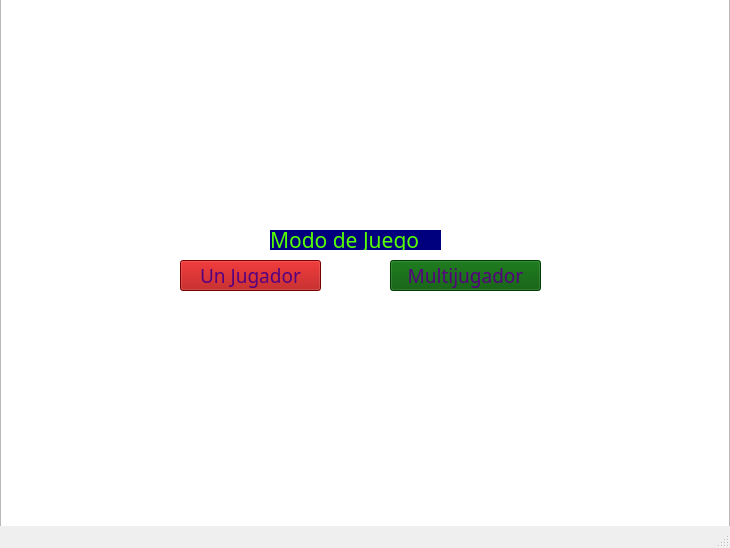
<?xml version="1.0" encoding="UTF-8"?>
<ui version="4.0">
 <class>ModoJuego</class>
 <widget class="QMainWindow" name="ModoJuego">
  <property name="windowModality">
   <enum>Qt::ApplicationModal</enum>
  </property>
  <property name="geometry">
   <rect>
    <x>0</x>
    <y>0</y>
    <width>730</width>
    <height>548</height>
   </rect>
  </property>
  <property name="windowTitle">
   <string>Harry Potter</string>
  </property>
  <widget class="QWidget" name="centralwidget">
   <widget class="QGraphicsView" name="graphicsView">
    <property name="geometry">
     <rect>
      <x>0</x>
      <y>-20</y>
      <width>730</width>
      <height>548</height>
     </rect>
    </property>
   </widget>
   <widget class="QPushButton" name="pushButton">
    <property name="geometry">
     <rect>
      <x>180</x>
      <y>260</y>
      <width>141</width>
      <height>31</height>
     </rect>
    </property>
    <property name="font">
     <font>
      <family>Segoe Script</family>
      <pointsize>14</pointsize>
     </font>
    </property>
    <property name="styleSheet">
     <string notr="true">color: rgb(85, 0, 127);
background-color: rgb(170, 0, 0);</string>
    </property>
    <property name="text">
     <string>Un Jugador</string>
    </property>
   </widget>
   <widget class="QPushButton" name="pushButton_2">
    <property name="geometry">
     <rect>
      <x>390</x>
      <y>260</y>
      <width>151</width>
      <height>31</height>
     </rect>
    </property>
    <property name="font">
     <font>
      <family>Segoe Script</family>
      <pointsize>14</pointsize>
     </font>
    </property>
    <property name="styleSheet">
     <string notr="true">color: rgb(85, 0, 127);
background-color: rgb(0, 85, 0);</string>
    </property>
    <property name="text">
     <string>Multijugador</string>
    </property>
   </widget>
   <widget class="QLabel" name="label">
    <property name="geometry">
     <rect>
      <x>270</x>
      <y>230</y>
      <width>171</width>
      <height>20</height>
     </rect>
    </property>
    <property name="font">
     <font>
      <family>Copperplate Gothic Bold</family>
      <pointsize>16</pointsize>
     </font>
    </property>
    <property name="styleSheet">
     <string notr="true">color: rgb(85, 255, 0);
background-color: rgb(0, 0, 127);</string>
    </property>
    <property name="text">
     <string>Modo de Juego</string>
    </property>
   </widget>
  </widget>
  <widget class="QMenuBar" name="menubar">
   <property name="geometry">
    <rect>
     <x>0</x>
     <y>0</y>
     <width>730</width>
     <height>21</height>
    </rect>
   </property>
  </widget>
  <widget class="QStatusBar" name="statusbar"/>
 </widget>
 <resources/>
 <connections/>
</ui>
